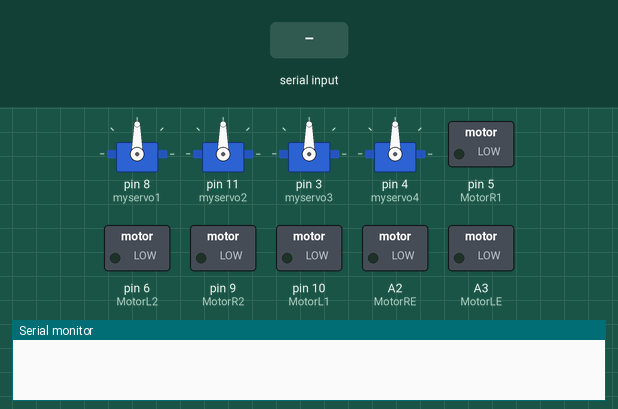
Recording of a sketch running on a simulated Arduino Uno, built with avr-gcc and run on an emulated ATmega328P. Parts: 4 × servo, switched loads named in the sketch (green lamp = pin HIGH), the last lines printed to the serial monitor. Inputs (shaded band) come from the test bench.

Above: at 1.2 s.
1.3 s: "a" received over Serial
At 3.5 s:
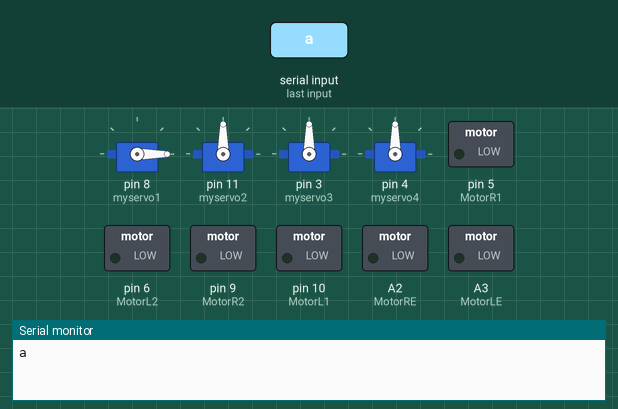
3.8 s: "b" received over Serial
At 5.4 s:
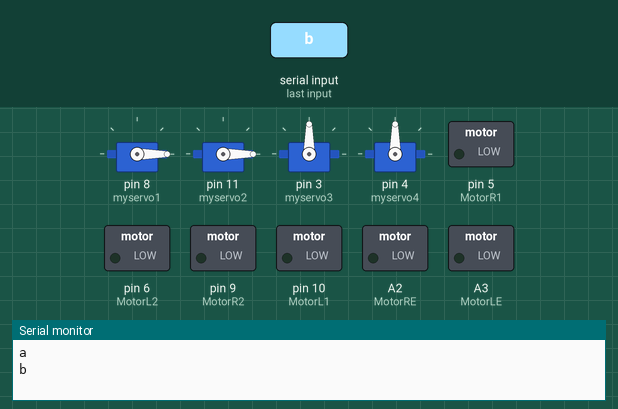
6.3 s: "c" received over Serial
At 8.5 s:
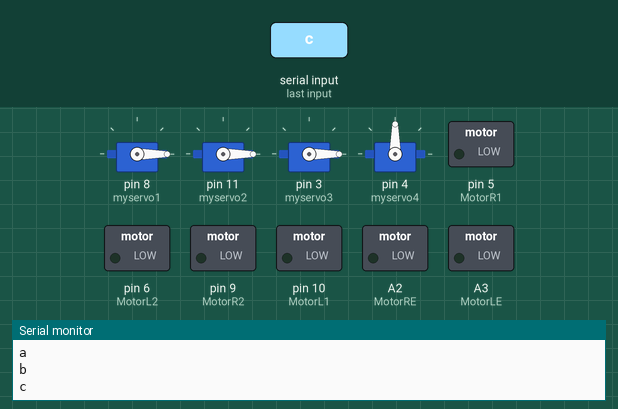
8.8 s: "d" received over Serial
At 10.4 s:
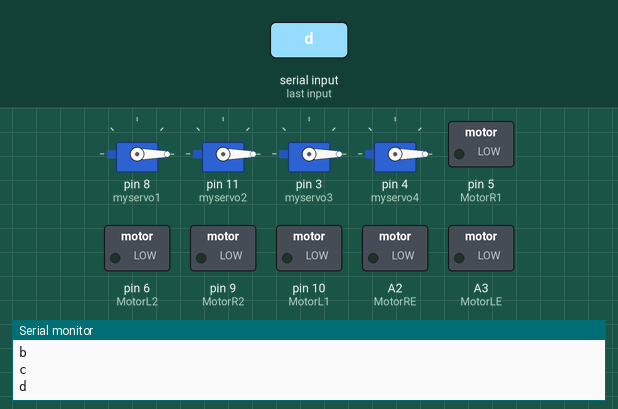
11.3 s: "1" received over Serial
At 13.4 s:
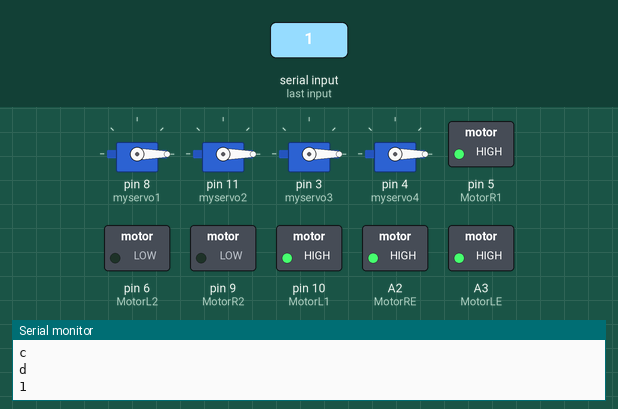
13.7 s: "30,150\n" received over Serial
At 15.5 s:
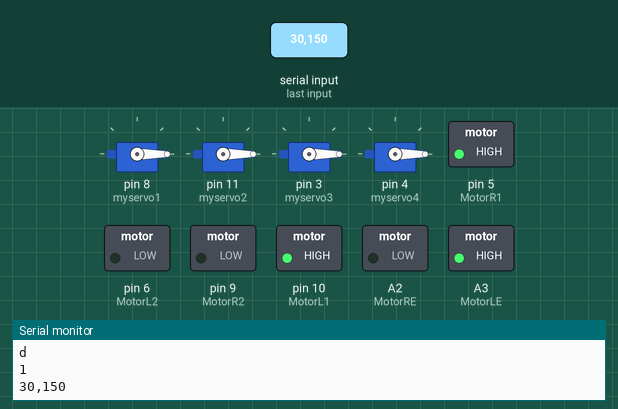
Timing chart, 0 to 17.0 s (numbered marks = the images above; inputs shaded):
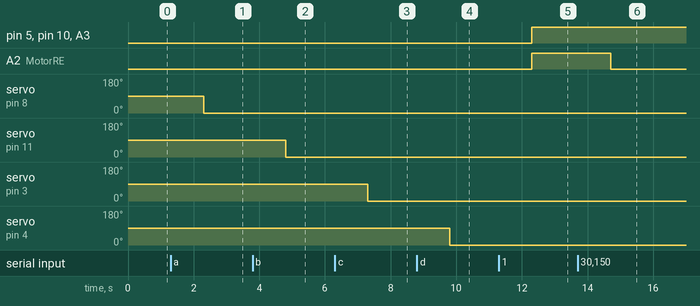

Measured:
- after the input at 1.3 s, servo on pin 8 (myservo1): 90° → 0° after 1.0 s
- after the input at 3.8 s, servo on pin 11 (myservo2): 90° → 0° after 1.0 s
- after the input at 6.3 s, servo on pin 3 (myservo3): 90° → 0° after 1.0 s
- after the input at 8.8 s, servo on pin 4 (myservo4): 90° → 0° after 1.0 s
- after the input at 11.3 s, pin 5 (MotorR1), pin 10 (MotorL1), A2 (MotorRE), A3 (MotorLE): LOW → HIGH after 1.0 s
- after the input at 13.7 s, A2 (MotorRE): HIGH → LOW after 1.0 s

The sketch:

robotik_kol_bluetooth_kontrol.ino
```cpp
#include <Servo.h>

Servo myservo1;
Servo myservo2;
Servo myservo3;
Servo myservo4;

const int MotorR1 = 5;  // L298N'in IN3 Girişi
const int MotorR2 = 9;  // L298N'in IN1 Girişi

const int MotorL1 = 10;  // L298N'in IN2 Girişi
const int MotorL2 = 6;   // L298N'in IN4 Girişi

#define MotorRE A2  // analog hız
#define MotorLE A3  // analog hız

int hiz = 200;


void setup() {
  myservo1.attach(8);
  myservo2.attach(11);
  myservo3.attach(3);
  myservo4.attach(4);
  pinMode(MotorR1, OUTPUT);
  pinMode(MotorR2, OUTPUT);
  pinMode(MotorL1, OUTPUT);
  pinMode(MotorL2, OUTPUT);
  pinMode(MotorRE, OUTPUT);
  pinMode(MotorLE, OUTPUT);
  Serial.begin(9600);
}

void loop() {

  if (Serial.available() > 0) {
    String receivedString = Serial.readString();  // veri okundu
    Serial.println(receivedString);
    String servoName = receivedString.substring(0, 1);      // gelen kod okundu
    String servoValueString = receivedString.substring(2);  // boşluktan sonrası okunuyor
    int servoValue = servoValueString.toInt();              // string integere çevrildi

    if (servoName == "a") {
      myservo1.write(servoValue);
    } else if (servoName == "b") {
      myservo2.write(servoValue);
    } else if (servoName == "c") {
      myservo3.write(servoValue);
    } else if (servoName == "d") {
      myservo4.write(servoValue);
    } else if (servoName == "k") {
      hiz = servoValue;  // Noktalı virgül eklendi
    } else if (servoName == "1") {
      ileri();

    } else if (servoName == "2") {
      dur();

    } else if (servoName == "3") {
      sag();

    } else if (servoName == "4") {
      sol();

    } else if (servoName == "5") {
      geri();

    }
    //receivedString = "";
  }

}

void sag() {
  digitalWrite(MotorR1, 1);
  digitalWrite(MotorR2, 0);
  analogWrite(MotorRE, (hiz - 150));

  digitalWrite(MotorL1, 1);
  digitalWrite(MotorL2, 0);
  analogWrite(MotorLE, hiz);
  delay(100);  // "bekle" değişkeni yerine sabit bir değer kullanıldı
}

void sol() {
  digitalWrite(MotorR1, 1);
  digitalWrite(MotorR2, 0);
  analogWrite(MotorRE, hiz);

  digitalWrite(MotorL1, 1);
  digitalWrite(MotorL2, 0);
  analogWrite(MotorLE, (hiz - 150));
  delay(100);  // "bekle" değişkeni yerine sabit bir değer kullanıldı
}

void ileri() {
  digitalWrite(MotorR1, 1);
  digitalWrite(MotorR2, 0);
  analogWrite(MotorRE, hiz);

  digitalWrite(MotorL1, 1);
  digitalWrite(MotorL2, 0);
  analogWrite(MotorLE, hiz);
}

void dur() {
  analogWrite(MotorRE, 100);
  analogWrite(MotorLE, 100);
  delay(400);
  digitalWrite(MotorR1, LOW);
  digitalWrite(MotorR2, LOW);

  digitalWrite(MotorL1, LOW);
  digitalWrite(MotorL2, LOW);
}

void geri() {
  digitalWrite(MotorR1, 0);
  digitalWrite(MotorR2, 1);
  analogWrite(MotorRE, hiz);

  digitalWrite(MotorL1, 0);
  digitalWrite(MotorL2, 1);
  analogWrite(MotorLE, hiz);
}
```
